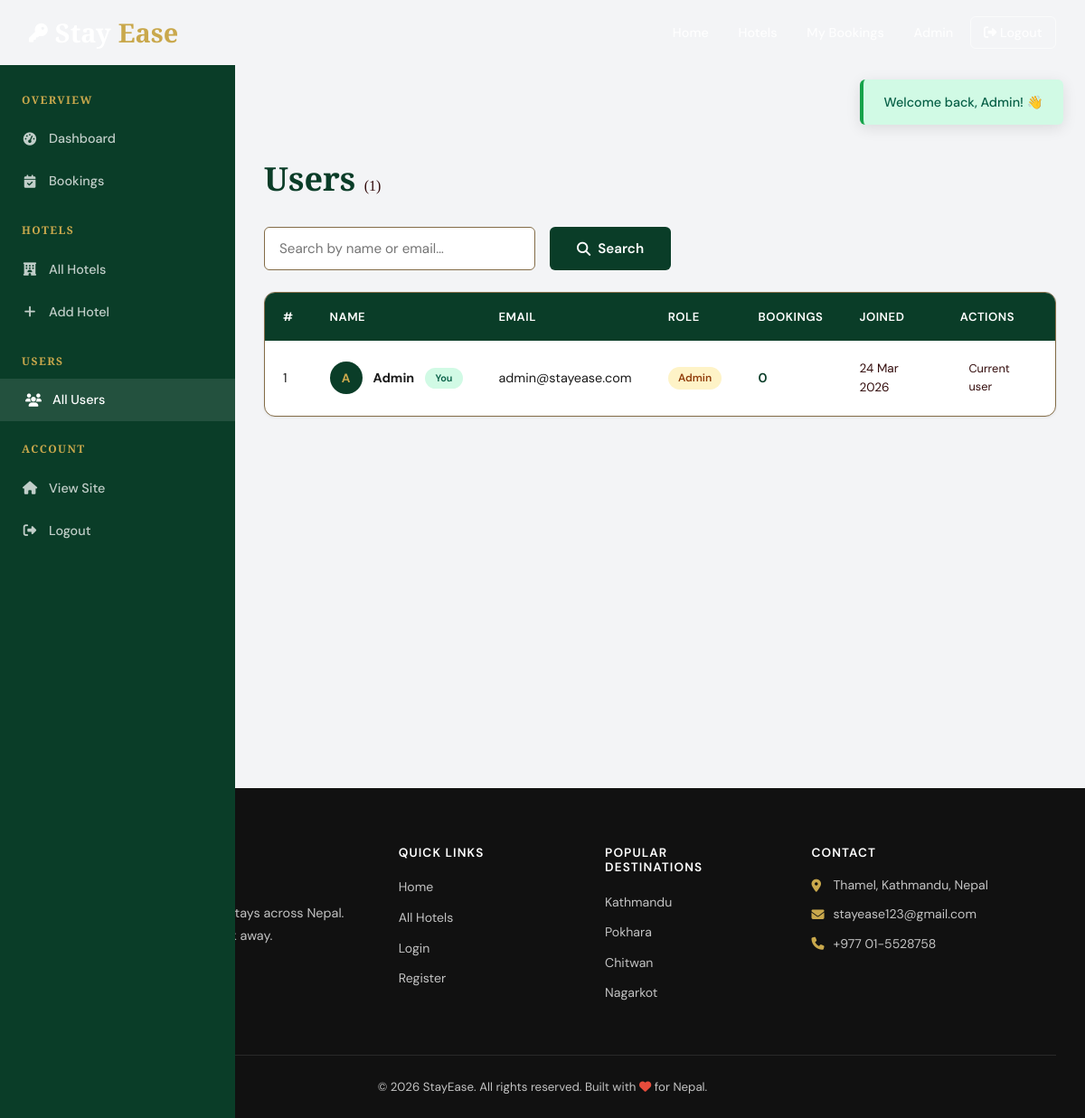
The page /admin/users.php (signed in) on the database its author committed.
### tables this page shows
CREATE TABLE IF NOT EXISTS users (
    id          INT AUTO_INCREMENT PRIMARY KEY,
    name        VARCHAR(100)  NOT NULL,
    email       VARCHAR(150)  NOT NULL UNIQUE,
    password    VARCHAR(255)  NOT NULL,
    role        ENUM('user','admin') DEFAULT 'user',
    created_at  TIMESTAMP DEFAULT CURRENT_TIMESTAMP
);

### admin/users.php (the view, shortened to what this page needs)
<?php
require_once '../config.php';
$search = sanitize($_GET['search'] ?? '');
$where  = ['1=1'];
$params = [];
$stmt = $pdo->prepare(
    "SELECT u.*, COUNT(b.id) AS booking_count
     FROM users u
     LEFT JOIN bookings b ON u.id = b.user_id
     WHERE " . implode(' AND ', $where) . "
     GROUP BY u.id
     ORDER BY u.created_at DESC"
);
$stmt->execute($params);
$users = $stmt->fetchAll();
include '../includes/header.php';
?>
<div style="padding-top:var(--nav-h)">
<div class="admin-layout">
    <nav class="admin-sidebar">
        <h3>Overview</h3>
        <a href="dashboard.php" class="sidebar-link"><i class="fas fa-tachometer-alt"></i> Dashboard</a>
        <a href="bookings.php"  class="sidebar-link"><i class="fas fa-calendar-check"></i> Bookings</a>
        <h3>Hotels</h3>
        <a href="hotels.php"    class="sidebar-link"><i class="fas fa-hotel"></i> All Hotels</a>
        <a href="add-hotel.php" class="sidebar-link"><i class="fas fa-plus"></i> Add Hotel</a>
        <h3>Users</h3>
        <a href="users.php"     class="sidebar-link active"><i class="fas fa-users"></i> All Users</a>
        <h3>Account</h3>
        <a href="<?= SITE_URL ?>/index.php"  class="sidebar-link"><i class="fas fa-home"></i> View Site</a>
        <a href="<?= SITE_URL ?>/logout.php" class="sidebar-link"><i class="fas fa-sign-out-alt"></i> Logout</a>
    </nav>
    <main class="admin-main">
        <div class="admin-header">
            <h2>Users <span style="font-size:1rem;font-weight:400;color:var(--clr-text-muted)">(<?= count($users) ?>)</span></h2>
        </div>
        <form method="GET" action="users.php" style="display:flex;gap:1rem;margin-bottom:1.5rem">
            <input type="text" name="search" class="form-control" style="max-width:300px"
                   placeholder="Search by name or email…" value="<?= htmlspecialchars($search) ?>">
            <button type="submit" class="btn btn-primary"><i class="fas fa-search"></i> Search</button>
        </form>
        <div class="admin-section">
            <div style="overflow-x:auto">
                <table class="data-table">
                    <thead>
                        <tr>
                            <th>#</th>
                            <th>Name</th>
                            <th>Email</th>
                            <th>Role</th>
                            <th>Bookings</th>
                            <th>Joined</th>
                            <th>Actions</th>
                        </tr>
                    </thead>
                    <tbody>
                        <?php if (empty($users)): ?>
                        <tr><td colspan="7" style="text-align:center;padding:2rem;color:var(--clr-text-muted)">No users found.</td></tr>
                        <?php else: ?>
                        <?php foreach ($users as $u): ?>
                        <tr>
                            <td><?= $u['id'] ?></td>
                            <td>
                                <div style="display:flex;align-items:center;gap:.75rem">
                                    <div style="width:36px;height:36px;border-radius:50%;background:var(--clr-forest);color:var(--clr-gold);display:grid;place-items:center;font-weight:700;font-size:.85rem;flex-shrink:0">
                                        <?= strtoupper(substr($u['name'],0,1)) ?>
                                    </div>
                                    <strong><?= htmlspecialchars($u['name']) ?></strong>
                                    <?php if ($u['id'] == $_SESSION['user_id']): ?>
                                    <span class="badge badge-success" style="font-size:.68rem">You</span>
                                    <?php endif; ?>
                                </div>
                            </td>
                            <td><?= htmlspecialchars($u['email']) ?></td>
                            <td>
                                <span class="badge <?= $u['role']==='admin' ? 'badge-warning' : 'badge-success' ?>">
                                    <?= ucfirst($u['role']) ?>
                                </span>
                            </td>
                            <td>
                                <a href="bookings.php?search=<?= urlencode($u['name']) ?>"
                                   style="color:var(--clr-forest);font-weight:600">
                                    <?= $u['booking_count'] ?>
                                </a>
                            </td>
                            <td style="font-size:.85rem;color:var(--clr-text-muted)">
                                <?= date('d M Y', strtotime($u['created_at'])) ?>
                            </td>
                            <td>
                                <div style="display:flex;gap:.4rem">
                                    <?php if ($u['id'] != $_SESSION['user_id']): ?>
                                    <a href="users.php?toggle_role=<?= $u['id'] ?>"
                                       class="btn btn-sm" style="background:#EDE9FE;color:#5B21B6"
                                       data-confirm="Change role of '<?= htmlspecialchars($u['name']) ?>'?"
                                       title="Toggle Admin">
                                        <i class="fas fa-user-shield"></i>
                                    </a>
                                    <a href="users.php?delete=<?= $u['id'] ?>"
                                       class="btn btn-danger btn-sm"
                                       data-confirm="Delete user '<?= htmlspecialchars($u['name']) ?>' and all their bookings?"
                                       title="Delete">
                                        <i class="fas fa-trash"></i>
                                    </a>
                                    <?php else: ?>
                                    <span style="font-size:.8rem;color:var(--clr-text-muted);padding:.4rem .6rem">Current user</span>
                                    <?php endif; ?>
                                </div>
                            </td>
                        </tr>
                        <?php endforeach; ?>
                        <?php endif; ?>
                    </tbody>
                </table>
            </div>
        </div>
    </main>
</div>
</div>
<?php include '../includes/footer.php'; ?>

### includes/header.php (shortened to what this page needs)
<!DOCTYPE html>
<html lang="en">
<head>
    <link rel="stylesheet" href="https://cdnjs.cloudflare.com/ajax/libs/font-awesome/6.5.0/css/all.min.css">
    <link rel="stylesheet" href="<?= SITE_URL ?>/css/style.css">
</head>
<body>
<nav class="navbar" id="navbar">
    <div class="nav-container">
        <a href="<?= SITE_URL ?>/index.php" class="nav-logo">
            <i class="fa-solid fa-key"></i>
            Stay<span>Ease</span>
        </a>
        <ul class="nav-links" id="navLinks">
            <li><a href="<?= SITE_URL ?>/index.php">Home</a></li>
            <li><a href="<?= SITE_URL ?>/hotels.php">Hotels</a></li>
            <?php if (isLoggedIn()): ?>
                <li><a href="<?= SITE_URL ?>/my-bookings.php">My Bookings</a></li>
                <?php if (isAdmin()): ?>
                <li><a href="<?= SITE_URL ?>/admin/dashboard.php">Admin</a></li>
                <?php endif; ?>
                <li>
                    <a href="<?= SITE_URL ?>/logout.php" class="btn-nav-outline">
                        <i class="fa-solid fa-right-from-bracket"></i> Logout
                    </a>
                </li>
            <?php else: ?>
                <li><a href="<?= SITE_URL ?>/login.php" class="btn-nav-outline">Login</a></li>
                <li><a href="<?= SITE_URL ?>/register.php" class="btn-nav-filled">Register</a></li>
            <?php endif; ?>
        </ul>
    </div>
</nav>
<div class="flash-container">
    <?= flash('success') ?>
</div>

### config.php (shortened to what this page needs)
<?php
function sanitize(string $data): string {
    return htmlspecialchars(strip_tags(trim($data)), ENT_QUOTES, 'UTF-8');
}
function isLoggedIn(): bool {
    return !empty($_SESSION['user_id']);
}
function isAdmin(): bool {
    return isLoggedIn() && ($_SESSION['user_role'] ?? '') === 'admin';
}
function flash(string $key, string $msg = '', string $type = 'success'): string {
    if (isset($_SESSION['flash'][$key])) {
        $data = $_SESSION['flash'][$key];
        return "<div class=\"alert alert-{$data['type']}\">{$data['msg']}</div>";
    }
    return '';
}
?>

### includes/footer.php (shortened to what this page needs)
<footer class="footer">
    <div class="footer-container">
        <div class="footer-brand">
            <div class="footer-logo">
                <i class="fa-solid fa-key"></i> Stay<span>Ease</span>
            </div>
            <p>Discover and book extraordinary stays across Nepal. Your perfect getaway is just a click away.</p>
            <div class="footer-socials">
                <a href="#" aria-label="Facebook"><i class="fab fa-facebook-f"></i></a>
                <a href="#" aria-label="Instagram"><i class="fab fa-instagram"></i></a>
                <a href="#" aria-label="Twitter"><i class="fab fa-twitter"></i></a>
            </div>
        </div>
        <div class="footer-links">
            <h4>Quick Links</h4>
            <ul>
                <li><a href="<?= SITE_URL ?>/index.php">Home</a></li>
                <li><a href="<?= SITE_URL ?>/hotels.php">All Hotels</a></li>
                <li><a href="<?= SITE_URL ?>/login.php">Login</a></li>
                <li><a href="<?= SITE_URL ?>/register.php">Register</a></li>
            </ul>
        </div>
        <div class="footer-links">
            <h4>Popular Destinations</h4>
            <ul>
                <li><a href="<?= SITE_URL ?>/hotels.php?location=Kathmandu">Kathmandu</a></li>
                <li><a href="<?= SITE_URL ?>/hotels.php?location=Pokhara">Pokhara</a></li>
                <li><a href="<?= SITE_URL ?>/hotels.php?location=Chitwan">Chitwan</a></li>
                <li><a href="<?= SITE_URL ?>/hotels.php?location=Nagarkot">Nagarkot</a></li>
            </ul>
        </div>
        <div class="footer-contact">
            <h4>Contact</h4>
            <p><i class="fas fa-map-marker-alt"></i> Thamel, Kathmandu, Nepal</p>
            <p><i class="fas fa-envelope"></i> stayease123@gmail.com</p>
            <p><i class="fas fa-phone"></i> +977 01-5528758</p>
        </div>
    </div>
    <div class="footer-bottom">
        <p>&copy; <?= date('Y') ?> <?= SITE_NAME ?>. All rights reserved. Built with <i class="fas fa-heart" style="color:#e74c3c"></i> for Nepal.</p>
    </div>
</footer>
</body>
</html>

### admin/users.php (style rules this page uses)
body { background:#F3F4F6 }

### rows shown on the page
users: id "1", name "A", name "Admin", shows "You", email "admin@stayease.com", role "Admin", booking_count "0", created_at "24 Mar 2026", shows "Current user"

### other values the page prints
$data['msg'] "Welcome back, Admin! 👋"
count($users) "1"
SITE_NAME "StayEase"
